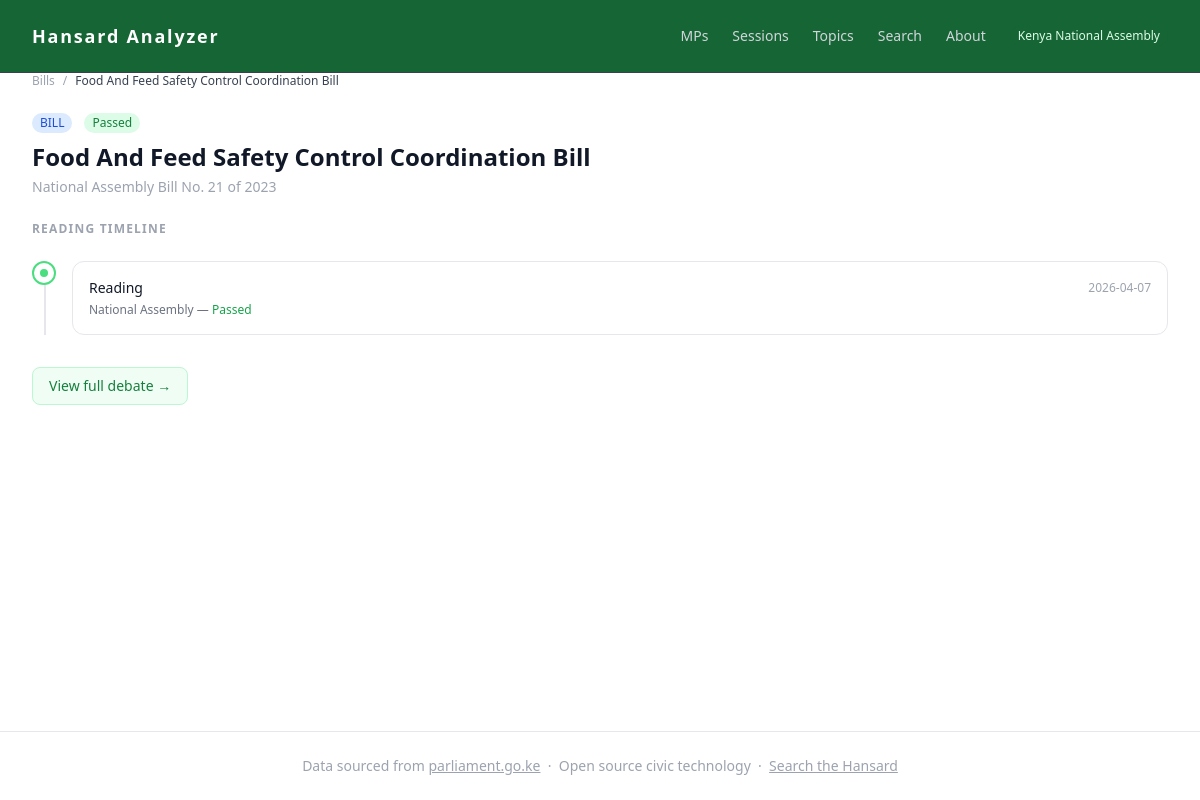
Page /bills/4 on the committed database.
### tables this page shows
CREATE TABLE bills (
    id              INTEGER PRIMARY KEY AUTOINCREMENT,
    agenda_item_id  INTEGER REFERENCES agenda_items(id),
    bill_number     TEXT,
    bill_year       INTEGER,
    title           TEXT NOT NULL,
    sponsor_id      INTEGER REFERENCES members(id),
    current_status  TEXT,
    introduced_date TEXT,
    last_activity   TEXT
);

CREATE TABLE bill_readings (
    id         INTEGER PRIMARY KEY AUTOINCREMENT,
    bill_id    INTEGER NOT NULL REFERENCES bills(id),
    session_id INTEGER NOT NULL REFERENCES sessions(id),
    reading    TEXT,
    outcome    TEXT,
    date       TEXT
);

### routes/bills.py (the view)
@bills_bp.route("/<int:bill_id>")
def bill_detail(bill_id):
    conn = get_connection()
    bill = get_bill_with_readings(conn, bill_id)
    conn.close()
    if not bill:
        abort(404)
    return render_template("bill_detail.html", bill=bill)

### analyzer/database/queries.py (called while the page is built)
def get_bill_with_readings(
    conn: sqlite3.Connection,
    bill_id: int,
) -> Optional[dict]:
    cursor = conn.cursor()
    cursor.execute("SELECT * FROM bills WHERE id = ?", (bill_id,))
    row = cursor.fetchone()
    if not row:
        return None
    columns = [d[0] for d in cursor.description]
    bill = dict(zip(columns, row))
    cursor.execute(
        """
        SELECT br.*, se.date, se.chamber
        FROM bill_readings br
        JOIN sessions se ON br.session_id = se.id
        WHERE br.bill_id = ?
        ORDER BY se.date ASC
        """,
        (bill_id,),
    )
    cols = [d[0] for d in cursor.description]
    bill["readings"] = [dict(zip(cols, r)) for r in cursor.fetchall()]
    return bill

### analyzer/database/seed.py (called while the page is built)
def get_connection(db_path: Path = DB_PATH) -> sqlite3.Connection:
    conn = sqlite3.connect(db_path)
    conn.execute("PRAGMA foreign_keys = ON")
    return conn

### templates/bill_detail.html (shortened to what this page needs)
{% extends "base.html" %}
{% block content %}
<nav class="flex items-center gap-2 text-xs text-gray-400 mb-6">
    <a href="/bills/" class="hover:text-gray-600">Bills</a>
    <span>/</span>
    <span class="text-gray-700">{{ bill.title }}</span>
</nav>
<div class="mb-6">
    <div class="flex items-center gap-3 mb-2">
        <span class="text-xs bg-blue-100 text-blue-700 px-2 py-0.5 rounded-full font-medium">
            BILL
        </span>
        <span class="text-xs px-2 py-0.5 rounded-full font-medium
            {% if bill.current_status == 'Passed' %}bg-green-100 text-green-700
            {% elif bill.current_status == 'Rejected' %}bg-red-100 text-red-700
            {% else %}bg-gray-100 text-gray-600{% endif %}">
            {{ bill.current_status or 'In Progress' }}
        </span>
    </div>
    <h1 class="text-2xl font-bold text-gray-900 mb-1">{{ bill.title }}</h1>
    {% if bill.bill_number %}
    <p class="text-sm text-gray-400">
        National Assembly Bill No. {{ bill.bill_number }} of {{ bill.bill_year }}
    </p>
    {% endif %}
</div>
{% if bill.readings %}
<div class="mb-8">
    <h2 class="text-xs font-semibold tracking-widest text-gray-400 uppercase mb-6">
        Reading Timeline
    </h2>
    <div class="relative">
        <div class="absolute left-3 top-0 bottom-0 w-0.5 bg-gray-200"></div>
        {% for reading in bill.readings %}
        <div class="relative flex items-start gap-4 mb-6">
            <div class="w-6 h-6 rounded-full border-2 border-green-400 bg-white
                        flex items-center justify-center shrink-0 z-10">
                <div class="w-2 h-2 rounded-full bg-green-400"></div>
            </div>
            <div class="bg-white border border-gray-200 rounded-xl p-4 flex-1">
                <div class="flex items-center justify-between mb-1">
                    <span class="font-medium text-sm text-gray-900">
                        {{ reading.reading or 'Reading' }}
                    </span>
                    <span class="text-xs text-gray-400">{{ reading.date }}</span>
                </div>
                <div class="text-xs text-gray-500">
                    {{ reading.chamber }}
                    {% if reading.outcome %}
                    &mdash;
                    <span class="font-medium
                        {% if reading.outcome == 'Passed' %}text-green-600
                        {% elif reading.outcome == 'Rejected' %}text-red-600
                        {% else %}text-gray-600{% endif %}">
                        {{ reading.outcome }}
                    </span>
                    {% endif %}
                </div>
            </div>
        </div>
        {% endfor %}
    </div>
</div>
{% else %}
<p class="text-sm text-gray-400 mb-8">No reading records found for this bill.</p>
{% endif %}
{% if bill.agenda_item_id %}
<a href="/agenda/{{ bill.agenda_item_id }}"
   class="inline-flex items-center gap-2 text-sm text-green-700 hover:text-green-800
          bg-green-50 hover:bg-green-100 border border-green-200 px-4 py-2 rounded-lg
          transition-all">
    View full debate →
</a>
{% endif %}
{% endblock %}

### rows in the picture
bills: title "Food And Feed Safety Control Coordination Bill", current_status "Passed", bill_number "21", bill_year "2023"
bill_readings: reading "Reading", date "2026-04-07", chamber "National Assembly", outcome "Passed"
